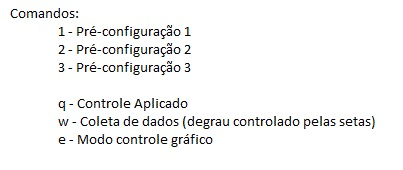
#> input picture comandos.jpg, 403 x 170 px
$ python 'Main Code Antigo.py'
#> lines starting #> are read from the running program, lines starting #| are printed output that depends on the picture; after the words box and inside, x2 and y2 are one past the last pixel; in counts of white or black regions, pixels touching at a corner belong together
#Importando as bibliotecas necessárias
import cv2 as cv
import numpy as np
import time
import imutils
import serial


#Inicializa Camera. Define qual câmera usar: 0 = câmera integrada // 1 = câmera USB
camera = cv.VideoCapture(0)

#Inicializa comunicação com o arduino
arduino = serial.Serial('COM6', 9600, timeout = 1)

#FPS desejado
set_fps = 30


###################################Inicio da função de controle ######################################################################################################

#Posição inicial dos servos
angulo_X = 90
angulo_Y = 90

# [319 lines left out: functions Controle, MoverMotores, ControleAplicado, ColetaDados, not called in this run]


#############################################################################    Fim Coleta de Dados


############################################################################   Menu e configuração


#Delay para aguardar a inicialização da câmera e do arduino
print("Inicializando...")
time.sleep(2)
print("Perifericos inicializados. Começando a exibição de vídeo")


#Criação da janela de ajuste de máscara
def nada(x):
	#Quando alterar o valor de alguma trackbar
	pass
cv.namedWindow("Ajuste de Mascara")
cv.createTrackbar("Min-H", "Ajuste de Mascara", 0, 179, nada)
cv.createTrackbar("Min-S", "Ajuste de Mascara", 0, 255, nada)
cv.createTrackbar("Min-V", "Ajuste de Mascara", 0, 255, nada)
cv.createTrackbar("Max-H", "Ajuste de Mascara", 0, 179, nada)
cv.createTrackbar("Max-S", "Ajuste de Mascara", 0, 255, nada)
cv.createTrackbar("Max-V", "Ajuste de Mascara", 0, 255, nada)
#Valores Iniciais (pre-config 1):
cv.setTrackbarPos("Min-H", "Ajuste de Mascara", 29)
cv.setTrackbarPos("Min-S", "Ajuste de Mascara", 86)
cv.setTrackbarPos("Min-V", "Ajuste de Mascara", 6)
cv.setTrackbarPos("Max-H", "Ajuste de Mascara", 64)
cv.setTrackbarPos("Max-S", "Ajuste de Mascara", 255)
cv.setTrackbarPos("Max-V", "Ajuste de Mascara", 255)

#Imagem com comandos
comandosImg = cv.imread('comandos.jpg')
#> comandosImg is the input picture: shape (170, 403, 3); mean B, G, R 244.5, 244.7, 244.6

#Loop principal
while True:
	#Printa imagem com comandos
	cv.imshow('Comandos', comandosImg)

	#Captura o frame atual
	_, frame = camera.read()
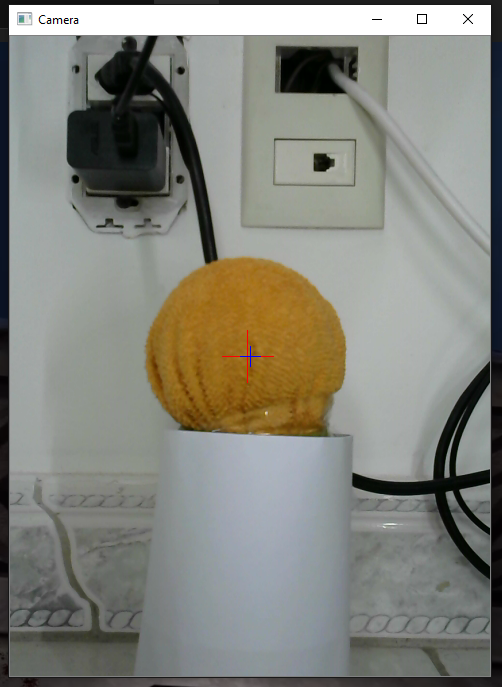
#> input picture Documentação/Fotos e prints/centralizado.png, 502 x 687 px, given in place of the camera
#> frame is the input picture: shape (687, 502, 3); mean B, G, R 124.1, 132.5, 132.2

	#Suavização da imagem para filtrar ruidos
	frame_suave = cv.GaussianBlur(frame, (11, 11), 0)
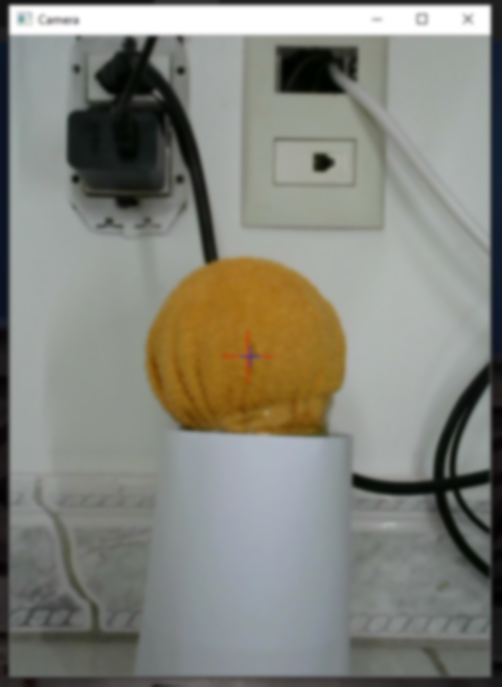
#> frame_suave: shape (687, 502, 3); mean B, G, R 124.1, 132.5, 132.2

	#Converte para o color-space de BGR (RGB) para HSV (Hue-Saturation-Value)
	hsv = cv.cvtColor(frame_suave, cv.COLOR_BGR2HSV)
#> hsv: shape (687, 502, 3); mean H, S, V 60.1, 34.4, 137.2

	#Criação da máscara de cor filtrando por parâmetros de HSV mínimos e máximos
	min_h = cv.getTrackbarPos("Min-H", "Ajuste de Mascara")
	min_s = cv.getTrackbarPos("Min-S", "Ajuste de Mascara")
	min_v = cv.getTrackbarPos("Min-V", "Ajuste de Mascara")
	max_h = cv.getTrackbarPos("Max-H", "Ajuste de Mascara")
	max_s = cv.getTrackbarPos("Max-S", "Ajuste de Mascara")
	max_v = cv.getTrackbarPos("Max-V", "Ajuste de Mascara")

	cor_min = np.array([min_h, min_s, min_v])
	cor_max = np.array([max_h, max_s, max_v])
	mascara = cv.inRange(hsv, cor_min, cor_max)
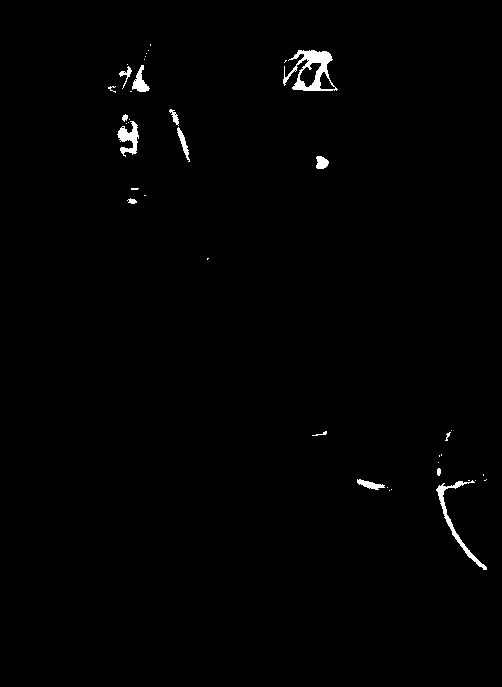
#> mascara: shape (687, 502); 0.84% white; 40 white regions (25 under 20 px), largest, box (x1, y1, x2, y2) and area: (283, 50, 338, 91) 949, (436, 480, 487, 570) 534, (117, 121, 139, 157) 386

	#Realização de Operações Morfológicas para filtrar a máscara e remover pontos indesejados
	mascara = cv.erode(mascara, None, iterations=2)
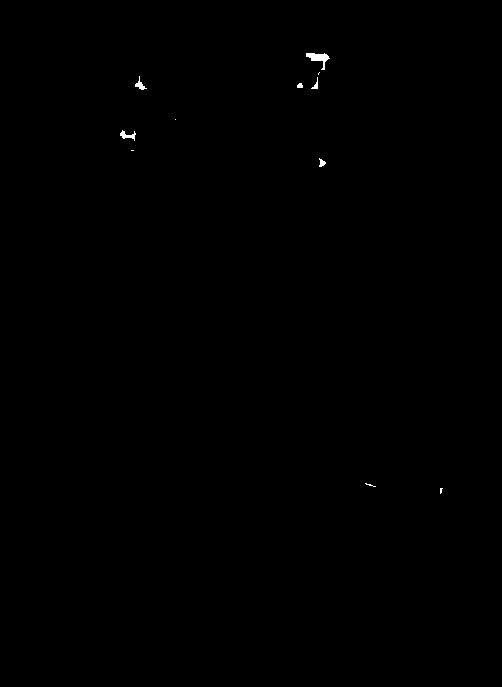
#> mascara: shape (687, 502); 0.13% white; 11 white regions (5 under 20 px), largest, box (x1, y1, x2, y2) and area: (306, 53, 330, 70) 170, (120, 130, 136, 141) 75, (135, 76, 147, 90) 60, (319, 158, 326, 167) 37, (311, 77, 318, 89) 33, (297, 83, 303, 88) 25
	mascara = cv.dilate(mascara, None, iterations=2)
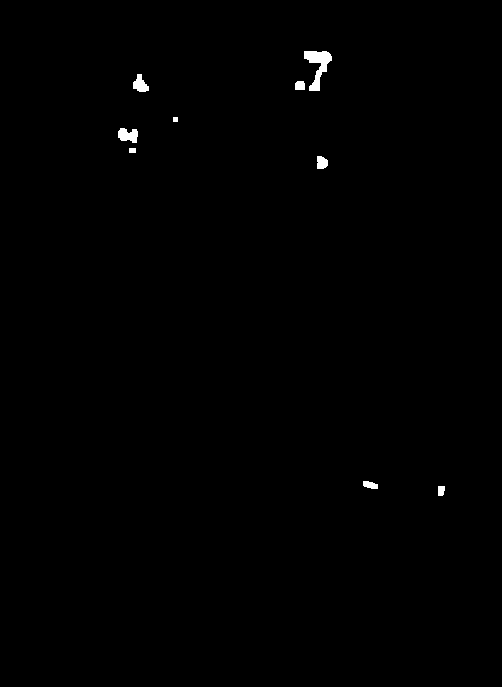
#> mascara: shape (687, 502); 0.39% white; 9 white regions

	#Encontra os contornos da máscara, os reúne e inicializa a variável correspondente ao centro do círculo
	contornos = cv.findContours(mascara.copy(), cv.RETR_EXTERNAL, cv.CHAIN_APPROX_SIMPLE)
#> contornos = 9 contours, 1 with area under 20; largest, box (x1, y1, x2, y2) and area: (304, 51, 332, 91) 445, (118, 128, 138, 143) 187, (133, 74, 149, 92) 152, (317, 156, 328, 169) 102, (363, 481, 378, 489) 71, (295, 81, 305, 90) 68, (438, 486, 445, 496) 49, (129, 148, 136, 153) 24
	contornos = imutils.grab_contours(contornos)

	#Testa se algum contorno foi encontrado
	if len(contornos) > 0:
		#Usa o maior contorno encontrado para calcular o raio e o centro do circulo
		c = max(contornos, key=cv.contourArea)
#> c = contour of 47 points, box (x1, y1, x2, y2) (304, 51, 332, 91), area 445
		((x, y), raio) = cv.minEnclosingCircle(c)
#> x = 315.3; y = 69.38; raio = 21.55
		#Testa o raio do circulo para evitar ruídos
		if raio > 10:
			#Desenha o circulo (cor em BGR)
			cv.circle(frame, (int(x), int(y)), int(raio), (0, 0, 255), 2)
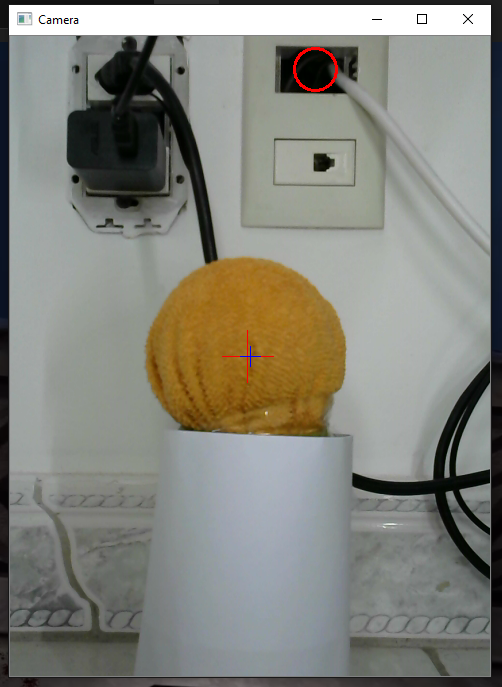
#> frame: shape (687, 502, 3); 0.12% of pixels changed, all inside (x1, y1, x2, y2) = (293, 47, 338, 92)

	#Mostra a imagem capturada da câmera e da máscara de cor
	cv.imshow("Camera", frame)
	cv.imshow("Mascara", mascara)

	#Verificação de teclas pressionadas
	tecla = cv.waitKey(1)
#> (key Esc is pressed here)
	#Tecla "ESC" sai do loop
	if tecla == 27:
		break
	#Tecla "q" começa o controle aplicado
	if tecla == 113:
		ControleAplicado()
	#Tecla "w" começa o modo de coleta de dados
	if tecla == 119:
		ColetaDados()
	#Tecla "1" carrega a pre-configuração 1 (verde):
	if tecla == 49:
		cv.setTrackbarPos("Min-H", "Ajuste de Mascara", 29)
		cv.setTrackbarPos("Min-S", "Ajuste de Mascara", 86)
		cv.setTrackbarPos("Min-V", "Ajuste de Mascara", 6)
		cv.setTrackbarPos("Max-H", "Ajuste de Mascara", 64)
		cv.setTrackbarPos("Max-S", "Ajuste de Mascara", 255)
		cv.setTrackbarPos("Max-V", "Ajuste de Mascara", 255)
	#Tecla "1" carrega a pre-configuração 2 (pele Lucas):
	if tecla == 50:
		cv.setTrackbarPos("Min-H", "Ajuste de Mascara", 0)
		cv.setTrackbarPos("Min-S", "Ajuste de Mascara", 65)
		cv.setTrackbarPos("Min-V", "Ajuste de Mascara", 43)
		cv.setTrackbarPos("Max-H", "Ajuste de Mascara", 21)
		cv.setTrackbarPos("Max-S", "Ajuste de Mascara", 255)
		cv.setTrackbarPos("Max-V", "Ajuste de Mascara", 255)
	#Tecla "1" carrega a pre-configuração 3 (TBD):
	if tecla == 51:
		cv.setTrackbarPos("Min-H", "Ajuste de Mascara", 29)
		cv.setTrackbarPos("Min-S", "Ajuste de Mascara", 86)
		cv.setTrackbarPos("Min-V", "Ajuste de Mascara", 6)
		cv.setTrackbarPos("Max-H", "Ajuste de Mascara", 64)
		cv.setTrackbarPos("Max-S", "Ajuste de Mascara", 255)
		cv.setTrackbarPos("Max-V", "Ajuste de Mascara", 255)

#Libera a utilização da câmera
camera.release()

#Fecha todas as janelas do OpenCV
cv.destroyAllWindows()
